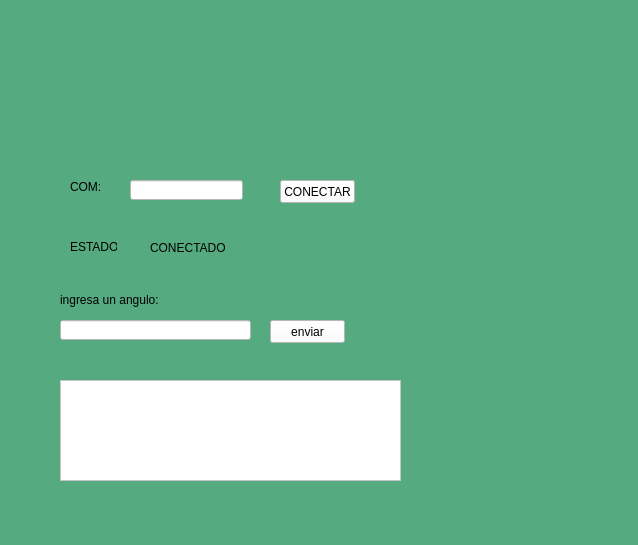
<?xml version="1.0" encoding="UTF-8"?>
<ui version="4.0">
 <class>MainWindow</class>
 <widget class="QMainWindow" name="MainWindow">
  <property name="geometry">
   <rect>
    <x>0</x>
    <y>0</y>
    <width>638</width>
    <height>545</height>
   </rect>
  </property>
  <property name="windowTitle">
   <string>MainWindow</string>
  </property>
  <property name="styleSheet">
   <string notr="true">background-color: rgb(85, 170, 127);</string>
  </property>
  <widget class="QWidget" name="centralwidget">
   <widget class="QLabel" name="label">
    <property name="geometry">
     <rect>
      <x>30</x>
      <y>10</y>
      <width>201</width>
      <height>101</height>
     </rect>
    </property>
    <property name="text">
     <string/>
    </property>
    <property name="pixmap">
     <pixmap resource="../../Recursos.qrc">:/Logos/Imagenes/WhatsApp Image 2024-02-15 at 6.57.13 PM.jpeg</pixmap>
    </property>
    <property name="scaledContents">
     <bool>true</bool>
    </property>
   </widget>
   <widget class="QLabel" name="label_2">
    <property name="geometry">
     <rect>
      <x>396</x>
      <y>10</y>
      <width>241</width>
      <height>101</height>
     </rect>
    </property>
    <property name="text">
     <string/>
    </property>
    <property name="pixmap">
     <pixmap resource="../../Recursos.qrc">:/Logos/Imagenes/UAT_2018_-_2021_HORIZONTAL.jpg</pixmap>
    </property>
    <property name="scaledContents">
     <bool>true</bool>
    </property>
   </widget>
   <widget class="QLabel" name="label_3">
    <property name="geometry">
     <rect>
      <x>540</x>
      <y>440</y>
      <width>71</width>
      <height>61</height>
     </rect>
    </property>
    <property name="text">
     <string/>
    </property>
    <property name="pixmap">
     <pixmap resource="../../Recursos.qrc">:/Logos/Imagenes/WhatsApp Image 2024-02-15 at 9.24.51 PM.jpeg</pixmap>
    </property>
    <property name="scaledContents">
     <bool>true</bool>
    </property>
   </widget>
   <widget class="QLabel" name="label_4">
    <property name="geometry">
     <rect>
      <x>70</x>
      <y>180</y>
      <width>47</width>
      <height>13</height>
     </rect>
    </property>
    <property name="text">
     <string>COM:</string>
    </property>
   </widget>
   <widget class="QLineEdit" name="txt_com">
    <property name="geometry">
     <rect>
      <x>130</x>
      <y>180</y>
      <width>113</width>
      <height>20</height>
     </rect>
    </property>
    <property name="styleSheet">
     <string notr="true">background-color: rgb(255, 255, 255);</string>
    </property>
   </widget>
   <widget class="QPushButton" name="btn_accion">
    <property name="geometry">
     <rect>
      <x>280</x>
      <y>180</y>
      <width>75</width>
      <height>23</height>
     </rect>
    </property>
    <property name="styleSheet">
     <string notr="true">background-color: rgb(255, 255, 255);</string>
    </property>
    <property name="text">
     <string>CONECTAR</string>
    </property>
   </widget>
   <widget class="QLabel" name="label_5">
    <property name="geometry">
     <rect>
      <x>70</x>
      <y>240</y>
      <width>47</width>
      <height>13</height>
     </rect>
    </property>
    <property name="text">
     <string>ESTADO:</string>
    </property>
   </widget>
   <widget class="QLabel" name="label_6">
    <property name="geometry">
     <rect>
      <x>150</x>
      <y>240</y>
      <width>81</width>
      <height>16</height>
     </rect>
    </property>
    <property name="text">
     <string>CONECTADO</string>
    </property>
   </widget>
   <widget class="QPushButton" name="btn_dato">
    <property name="geometry">
     <rect>
      <x>270</x>
      <y>320</y>
      <width>75</width>
      <height>23</height>
     </rect>
    </property>
    <property name="styleSheet">
     <string notr="true">background-color: rgb(255, 255, 255);</string>
    </property>
    <property name="text">
     <string>enviar</string>
    </property>
   </widget>
   <widget class="QLabel" name="label_7">
    <property name="geometry">
     <rect>
      <x>60</x>
      <y>290</y>
      <width>101</width>
      <height>20</height>
     </rect>
    </property>
    <property name="text">
     <string>ingresa un angulo:</string>
    </property>
   </widget>
   <widget class="QListWidget" name="datos">
    <property name="geometry">
     <rect>
      <x>60</x>
      <y>380</y>
      <width>341</width>
      <height>101</height>
     </rect>
    </property>
    <property name="styleSheet">
     <string notr="true">background-color: rgb(255, 255, 255);</string>
    </property>
   </widget>
   <widget class="QLineEdit" name="txt_dato">
    <property name="geometry">
     <rect>
      <x>60</x>
      <y>320</y>
      <width>191</width>
      <height>20</height>
     </rect>
    </property>
    <property name="styleSheet">
     <string notr="true">background-color: rgb(255, 255, 255);</string>
    </property>
   </widget>
  </widget>
  <widget class="QMenuBar" name="menubar">
   <property name="geometry">
    <rect>
     <x>0</x>
     <y>0</y>
     <width>638</width>
     <height>21</height>
    </rect>
   </property>
  </widget>
  <widget class="QStatusBar" name="statusbar"/>
 </widget>
 <resources>
  <include location="../../Recursos.qrc"/>
 </resources>
 <connections/>
</ui>
